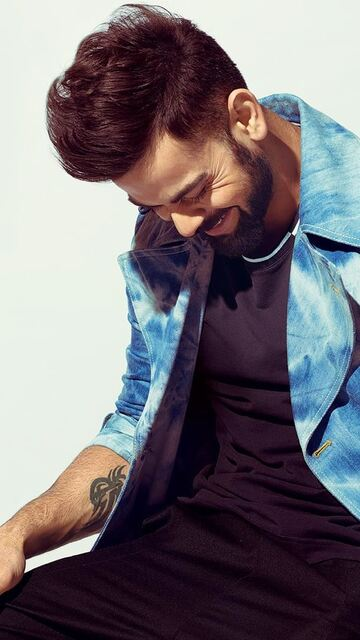
#> input picture virat_new.jpg, 360 x 640 px
$ jupyter execute Collage.ipynb
#> lines starting #> are read from the running program, lines starting #| are printed output that depends on the picture
[cell 1]
import cv2
import numpy

[cell 2]
virat=cv2.imread("virat_new.jpg")
#> virat is the input picture: shape (640, 360, 3); mean B, G, R 118.9, 113.2, 119.1
cv2.imshow("virat_image",virat)
cv2.waitKey()
cv2.destroyAllWindows()

[cell 3]
anushka= cv2.imread("anushka_new.jpg")
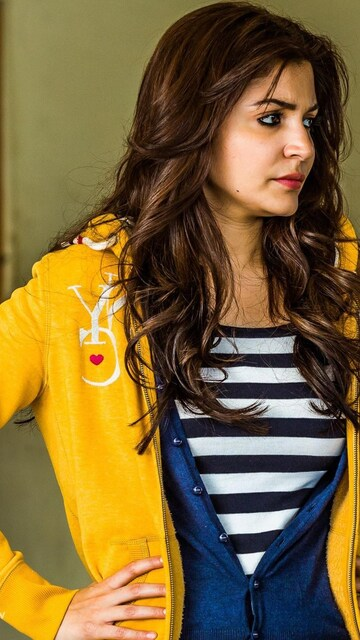
#> input picture anushka_new.jpg, 360 x 640 px
#> anushka is the input picture: shape (640, 360, 3); mean B, G, R 53.8, 101.6, 125.6
cv2.imshow("anuskasharma",anushka)
cv2.waitKey()
cv2.destroyAllWindows()

[cell 4]
collage = numpy.hstack([anushka,virat])                                  #horizontally adding the images
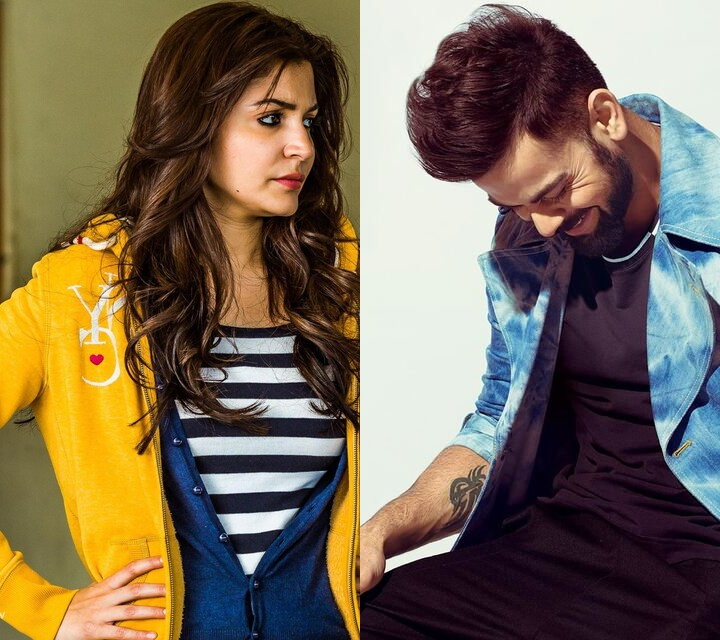
#> collage: shape (640, 720, 3); mean B, G, R 86.4, 107.4, 122.3
cv2.imshow("Virushka",collage)
cv2.waitKey()
cv2.destroyAllWindows()

[cell 5]
cv2.imwrite("collage.jpg",collage)
#> Out = True
